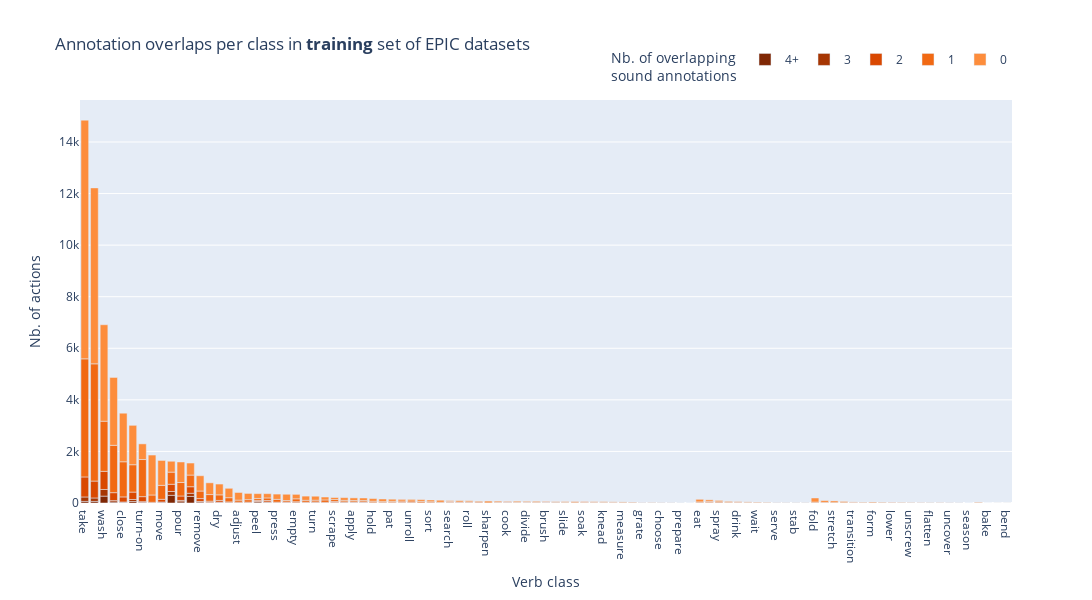
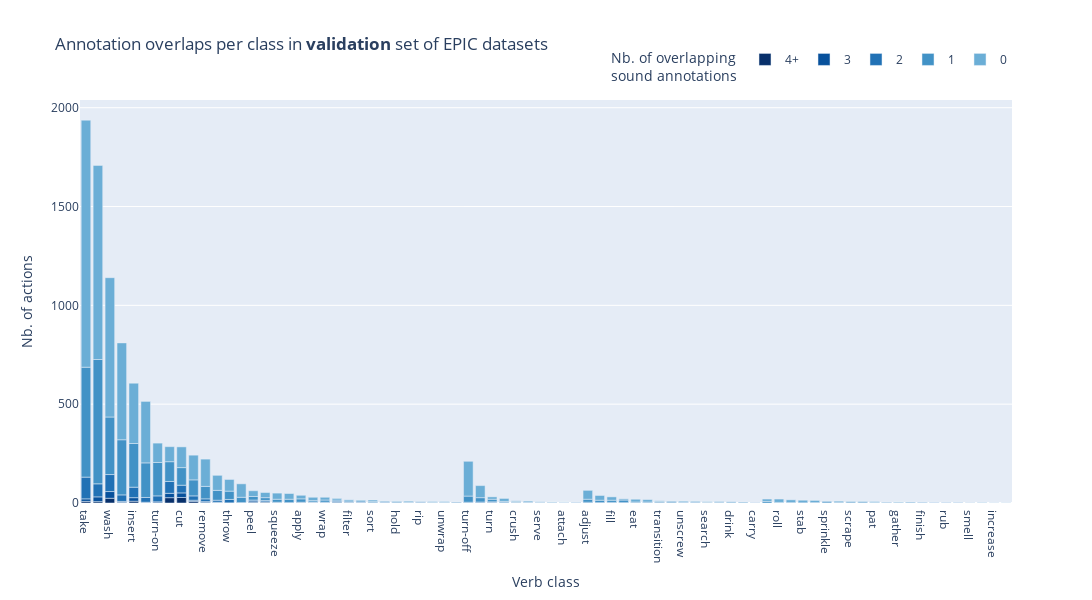

Notebook cell for these charts, in order:
### Code cell
plot_overlaps_per_class(train_overlaps, "training")
plot_overlaps_per_class(val_overlaps, "validation")

### Figure 1 — Plotly figure (JSON) as saved in the notebook; plotly's stock layout.template omitted (floating-point values rounded to 4 significant figures)
{"data": [{"alignmentgroup": "True", "hovertemplate": "Nb. of overlapping<br>sound annotations=4+<br>Verb class=%{x}<br>Nb. of actions=%{y}<extra></extra>", "legendgroup": "4+", "marker": {"color": "rgb(127,39,4)", "pattern": {"shape": ""}}, "name": "4+", "offsetgroup": "4+", "orientation": "v", "showlegend": true, "textposition": "auto", "type": "bar", "x": ["take", "put", "wash", "open", "close", "insert", "turn-on", "turn-off", "move", "cut", "pour", "mix", "remove", "throw", "dry", "shake", "adjust", "squeeze", "peel", "scoop", "press", "flip", "empty", "check", "turn", "fill", "scrape", "scrub", "apply", "break", "hold", "lift", "pat", "filter", "unroll", "pull", "sort", "look", "search", "sprinkle", "roll", "rip", "sharpen", "rub", "cook", "add", "divide", "set", "brush", "crush", "slide", "coat", "soak", "gather", "knead", "attach", "measure", "wear", "grate", "screw", "choose", "unwrap", "prepare", "unfreeze"], "xaxis": "x", "y": [63, 62, 267, 37, 17, 58, 20, 2, 16, 298, 46, 254, 35, 8, 17, 6, 1, 6, 41, 26, 6, 7, 7, 4, 6, 2, 18, 6, 13, 12, 4, 1, 3, 3, 5, 1, 3, 3, 9, 3, 3, 1, 1, 2, 15, 6, 9, 7, 10, 8, 4, 1, 1, 1, 1, 2, 2, 1, 4, 1, 1, 4, 3, 1], "yaxis": "y"}, {"alignmentgroup": "True", "hovertemplate": "Nb. of overlapping<br>sound annotations=3<br>Verb class=%{x}<br>Nb. of actions=%{y}<extra></extra>", "legendgroup": "3", "marker": {"color": "rgb(166,54,3)", "pattern": {"shape": ""}}, "name": "3", "offsetgroup": "3", "orientation": "v", "showlegend": true, "textposition": "auto", "type": "bar", "x": ["take", "put", "wash", "open", "close", "insert", "turn-on", "turn-off", "move", "cut", "pour", "mix", "remove", "throw", "dry", "shake", "adjust", "squeeze", "peel", "scoop", "press", "flip", "empty", "check", "turn", "fill", "scrape", "scrub", "apply", "break", "lift", "pat", "eat", "filter", "unroll", "pull", "wrap", "sort", "look", "spray", "search", "sprinkle", "roll", "rip", "sharpen", "rub", "cook", "add", "divide", "set", "brush", "crush", "feel", "slide", "soak", "drink", "gather", "knead", "attach", "water", "measure", "wait", "increase", "grate", "screw", "choose", "serve", "unwrap", "switch", "stab", "carry"], "xaxis": "x", "y": [171, 133, 257, 56, 23, 78, 32, 2, 24, 148, 53, 123, 25, 15, 18, 9, 6, 4, 20, 15, 6, 9, 7, 9, 10, 6, 5, 12, 9, 12, 3, 2, 4, 7, 3, 1, 4, 1, 2, 4, 6, 5, 2, 3, 1, 3, 5, 5, 4, 1, 7, 3, 1, 2, 1, 2, 4, 3, 1, 1, 2, 1, 1, 2, 1, 2, 3, 1, 1, 1, 1], "yaxis": "y"}, {"alignmentgroup": "True", "hovertemplate": "Nb. of overlapping<br>sound annotations=2<br>Verb class=%{x}<br>Nb. of actions=%{y}<extra></extra>", "legendgroup": "2", "marker": {"color": "rgb(217,72,1)", "pattern": {"shape": ""}}, "name": "2", "offsetgroup": "2", "orientation": "v", "showlegend": true, "textposition": "auto", "type": "bar", "x": ["take", "put", "wash", "open", "close", "insert", "turn-on", "turn-off", "move", "cut", "pour", "mix", "remove", "throw", "dry", "shake", "adjust", "squeeze", "peel", "scoop", "press", "flip", "empty", "check", "turn", "fill", "scrape", "scrub", "apply", "fold", "break", "hold", "lift", "pat", "eat", "filter", "unroll", "pull", "wrap", "sort", "look", "spray", "hang", "search", "sprinkle", "roll", "stretch", "rip", "sharpen", "rub", "cook", "add", "divide", "set", "brush", "crush", "drop", "slide", "soak", "coat", "drink", "gather", "knead", "attach", "water", "transition", "measure", "wear", "turn-down", "form", "use", "wait", "lower", "increase", "let-go", "grate", "screw", "unscrew", "lock", "flatten", "choose", "serve", "finish", "unwrap", "switch", "stab", "uncover", "carry", "unlock", "season"], "xaxis": "x", "y": [777, 656, 704, 308, 196, 287, 194, 24, 103, 281, 173, 254, 111, 47, 65, 28, 26, 24, 43, 56, 21, 24, 36, 19, 25, 16, 34, 27, 22, 9, 20, 11, 13, 13, 9, 16, 10, 8, 15, 9, 5, 8, 5, 14, 8, 13, 1, 9, 1, 9, 8, 4, 9, 3, 9, 8, 3, 5, 6, 1, 3, 3, 5, 5, 3, 2, 3, 9, 8, 3, 3, 2, 1, 2, 2, 3, 2, 2, 2, 4, 3, 2, 1, 2, 4, 3, 1, 1, 1, 1], "yaxis": "y"}, {"alignmentgroup": "True", "hovertemplate": "Nb. of overlapping<br>sound annotations=1<br>Verb class=%{x}<br>Nb. of actions=%{y}<extra></extra>", "legendgroup": "1", "marker": {"color": "rgb(241,105,19)", "pattern": {"shape": ""}}, "name": "1", "offsetgroup": "1", "orientation": "v", "showlegend": true, "textposition": "auto", "type": "bar", "x": ["take", "put", "wash", "open", "close", "insert", "turn-on", "turn-off", "move", "cut", "pour", "mix", "remove", "throw", "dry", "shake", "adjust", "squeeze", "peel", "scoop", "press", "flip", "empty", "check", "turn", "fill", "scrape", "scrub", "apply", "fold", "break", "hold", "lift", "pat", "eat", "filter", "unroll", "pull", "wrap", "sort", "look", "spray", "hang", "search", "sprinkle", "roll", "stretch", "rip", "sharpen", "rub", "cook", "add", "divide", "set", "brush", "crush", "feel", "drop", "slide", "soak", "coat", "drink", "gather", "knead", "attach", "water", "transition", "measure", "wear", "turn-down", "form", "use", "wait", "lower", "smell", "increase", "let-go", "grate", "screw", "unscrew", "lock", "flatten", "choose", "serve", "finish", "switch", "stab", "uncover", "carry", "unlock", "prepare", "bake"], "xaxis": "x", "y": [4580, 4546, 1944, 1836, 1363, 1061, 1440, 282, 541, 470, 523, 452, 293, 257, 216, 163, 79, 95, 73, 99, 108, 56, 112, 73, 68, 94, 76, 58, 53, 28, 51, 52, 37, 46, 30, 48, 59, 52, 44, 35, 18, 36, 16, 26, 23, 26, 14, 34, 2, 18, 19, 12, 14, 15, 13, 26, 17, 11, 15, 16, 10, 20, 19, 13, 13, 14, 19, 8, 7, 10, 3, 11, 8, 15, 6, 8, 9, 10, 6, 4, 3, 3, 2, 4, 1, 2, 3, 5, 2, 2, 1, 1], "yaxis": "y"}, {"alignmentgroup": "True", "hovertemplate": "Nb. of overlapping<br>sound annotations=0<br>Verb class=%{x}<br>Nb. of actions=%{y}<extra></extra>", "legendgroup": "0", "marker": {"color": "rgb(253,141,60)", "pattern": {"shape": ""}}, "name": "0", "offsetgroup": "0", "orientation": "v", "showlegend": true, "textposition": "auto", "type": "bar", "x": ["take", "put", "wash", "open", "close", "insert", "turn-on", "turn-off", "move", "cut", "pour", "mix", "remove", "throw", "dry", "shake", "adjust", "squeeze", "peel", "scoop", "press", "flip", "empty", "check", "turn", "fill", "scrape", "scrub", "apply", "fold", "break", "hold", "lift", "pat", "eat", "filter", "unroll", "pull", "wrap", "sort", "look", "spray", "hang", "search", "sprinkle", "roll", "stretch", "rip", "sharpen", "rub", "cook", "add", "divide", "set", "brush", "crush", "feel", "drop", "slide", "soak", "coat", "drink", "gather", "knead", "attach", "water", "transition", "measure", "wear", "turn-down", "form", "use", "wait", "lower", "smell", "increase", "let-go", "grate", "screw", "unscrew", "lock", "flatten", "choose", "serve", "finish", "unwrap", "switch", "stab", "uncover", "carry", "unlock", "season", "mark", "bend", "unfreeze"], "xaxis": "x", "y": [9256, 6823, 3741, 2632, 1883, 1528, 607, 1550, 966, 422, 796, 467, 593, 456, 419, 364, 296, 242, 186, 166, 205, 243, 173, 162, 154, 114, 80, 105, 101, 158, 100, 105, 102, 83, 100, 66, 62, 70, 59, 68, 80, 51, 72, 37, 52, 43, 65, 30, 69, 41, 24, 42, 30, 39, 24, 17, 43, 46, 30, 31, 43, 28, 25, 29, 24, 25, 21, 27, 23, 20, 30, 20, 22, 16, 22, 15, 15, 6, 11, 12, 9, 7, 5, 3, 9, 4, 4, 3, 2, 4, 3, 1, 2, 2, 1], "yaxis": "y"}], "layout": {"barmode": "relative", "height": 600, "legend": {"orientation": "h", "title": {"text": "Nb. of overlapping<br>sound annotations"}, "tracegroupgap": 0, "x": 1, "xanchor": "right", "y": 1.02, "yanchor": "bottom"}, "title": {"text": "Annotation overlaps per class in <b>training</b> set of EPIC datasets"}, "width": 1200, "xaxis": {"anchor": "y", "domain": [0, 1], "title": {"text": "Verb class"}}, "yaxis": {"anchor": "x", "domain": [0, 1], "title": {"text": "Nb. of actions"}}}}

### Figure 2 — Plotly figure (JSON) as saved in the notebook; plotly's stock layout.template omitted (floating-point values rounded to 4 significant figures)
{"data": [{"alignmentgroup": "True", "hovertemplate": "Nb. of overlapping<br>sound annotations=4+<br>Verb class=%{x}<br>Nb. of actions=%{y}<extra></extra>", "legendgroup": "4+", "marker": {"color": "rgb(8,48,107)", "pattern": {"shape": ""}}, "name": "4+", "offsetgroup": "4+", "orientation": "v", "showlegend": true, "textposition": "auto", "type": "bar", "x": ["take", "put", "wash", "open", "insert", "close", "turn-on", "mix", "cut", "pour", "remove", "move", "throw", "dry", "peel", "scoop", "squeeze", "empty", "apply", "add", "wrap", "knead", "filter", "cook", "sort", "break", "hold", "brush", "rip", "divide", "unwrap", "screw"], "xaxis": "x", "y": [8, 7, 24, 3, 9, 2, 1, 27, 28, 8, 2, 3, 1, 1, 3, 4, 2, 1, 3, 2, 1, 3, 3, 1, 1, 1, 1, 1, 1, 1, 1, 1], "yaxis": "y"}, {"alignmentgroup": "True", "hovertemplate": "Nb. of overlapping<br>sound annotations=3<br>Verb class=%{x}<br>Nb. of actions=%{y}<extra></extra>", "legendgroup": "3", "marker": {"color": "rgb(8,81,156)", "pattern": {"shape": ""}}, "name": "3", "offsetgroup": "3", "orientation": "v", "showlegend": true, "textposition": "auto", "type": "bar", "x": ["take", "put", "wash", "open", "insert", "close", "turn-on", "mix", "cut", "pour", "remove", "turn-off", "move", "shake", "peel", "scoop", "apply", "turn", "wrap", "add", "fold", "filter", "cook", "crush", "flip", "brush", "divide", "unwrap", "serve", "measure", "attach", "choose"], "xaxis": "x", "y": [13, 24, 34, 5, 18, 2, 5, 22, 23, 6, 5, 1, 1, 1, 7, 2, 1, 3, 1, 1, 1, 1, 1, 3, 1, 1, 1, 1, 1, 1, 1, 1], "yaxis": "y"}, {"alignmentgroup": "True", "hovertemplate": "Nb. of overlapping<br>sound annotations=2<br>Verb class=%{x}<br>Nb. of actions=%{y}<extra></extra>", "legendgroup": "2", "marker": {"color": "rgb(33,113,181)", "pattern": {"shape": ""}}, "name": "2", "offsetgroup": "2", "orientation": "v", "showlegend": true, "textposition": "auto", "type": "bar", "x": ["take", "put", "wash", "open", "insert", "close", "turn-on", "mix", "cut", "pour", "remove", "turn-off", "move", "throw", "dry", "shake", "adjust", "peel", "scoop", "squeeze", "empty", "check", "turn", "fill", "wrap", "add", "fold", "knead", "press", "eat", "soak", "sort", "cook", "crush", "transition", "flip", "break", "pull", "hold", "unscrew", "lift", "rip", "search", "unwrap", "season", "drink", "serve", "uncover", "attach", "carry"], "xaxis": "x", "y": [110, 66, 86, 33, 53, 24, 30, 60, 39, 22, 14, 3, 10, 17, 1, 4, 4, 5, 7, 2, 1, 2, 3, 3, 2, 2, 1, 6, 2, 1, 1, 1, 3, 1, 4, 1, 1, 1, 1, 1, 1, 1, 3, 1, 1, 1, 1, 1, 1, 1], "yaxis": "y"}, {"alignmentgroup": "True", "hovertemplate": "Nb. of overlapping<br>sound annotations=1<br>Verb class=%{x}<br>Nb. of actions=%{y}<extra></extra>", "legendgroup": "1", "marker": {"color": "rgb(66,146,198)", "pattern": {"shape": ""}}, "name": "1", "offsetgroup": "1", "orientation": "v", "showlegend": true, "textposition": "auto", "type": "bar", "x": ["take", "put", "wash", "open", "insert", "close", "turn-on", "mix", "cut", "pour", "remove", "turn-off", "move", "throw", "dry", "shake", "adjust", "peel", "scoop", "squeeze", "empty", "apply", "check", "turn", "fill", "wrap", "add", "fold", "knead", "press", "scrub", "roll", "eat", "soak", "filter", "spray", "sort", "cook", "stab", "set", "crush", "transition", "flip", "break", "pull", "hold", "sprinkle", "hang", "brush", "unscrew", "scrape", "lift", "look", "rip", "pat", "search", "divide", "season", "serve", "drop", "gather", "turn-down", "measure", "attach", "screw", "finish", "choose", "unroll", "rub", "wear", "smell"], "xaxis": "x", "y": [556, 629, 291, 279, 221, 175, 169, 100, 89, 81, 63, 31, 50, 42, 27, 22, 15, 18, 14, 15, 17, 17, 12, 13, 11, 11, 7, 6, 6, 13, 8, 3, 4, 4, 6, 2, 5, 6, 1, 2, 3, 3, 3, 4, 5, 5, 6, 2, 1, 3, 5, 1, 5, 4, 3, 2, 1, 1, 2, 2, 4, 1, 3, 1, 3, 1, 1, 1, 1, 1, 1], "yaxis": "y"}, {"alignmentgroup": "True", "hovertemplate": "Nb. of overlapping<br>sound annotations=0<br>Verb class=%{x}<br>Nb. of actions=%{y}<extra></extra>", "legendgroup": "0", "marker": {"color": "rgb(107,174,214)", "pattern": {"shape": ""}}, "name": "0", "offsetgroup": "0", "orientation": "v", "showlegend": true, "textposition": "auto", "type": "bar", "x": ["take", "put", "wash", "open", "insert", "close", "turn-on", "mix", "cut", "pour", "remove", "turn-off", "move", "throw", "dry", "shake", "adjust", "peel", "scoop", "squeeze", "empty", "apply", "check", "turn", "fill", "wrap", "add", "fold", "knead", "press", "scrub", "roll", "eat", "soak", "filter", "spray", "sort", "cook", "stab", "set", "crush", "transition", "flip", "break", "pull", "hold", "sprinkle", "hang", "brush", "unscrew", "scrape", "lift", "look", "rip", "pat", "search", "divide", "unwrap", "season", "drink", "serve", "drop", "gather", "turn-down", "measure", "uncover", "attach", "finish", "choose", "unroll", "rub", "wear", "carry", "bake", "increase", "wait"], "xaxis": "x", "y": [1250, 982, 705, 490, 305, 311, 98, 76, 105, 125, 138, 176, 76, 59, 68, 61, 45, 29, 26, 31, 29, 18, 24, 12, 17, 14, 17, 15, 8, 6, 12, 17, 14, 12, 6, 14, 8, 4, 13, 11, 4, 4, 5, 4, 4, 3, 4, 7, 6, 5, 3, 6, 3, 2, 4, 2, 4, 4, 5, 5, 2, 3, 1, 4, 1, 4, 1, 3, 2, 2, 2, 2, 1, 2, 1, 1], "yaxis": "y"}], "layout": {"barmode": "relative", "height": 600, "legend": {"orientation": "h", "title": {"text": "Nb. of overlapping<br>sound annotations"}, "tracegroupgap": 0, "x": 1, "xanchor": "right", "y": 1.02, "yanchor": "bottom"}, "title": {"text": "Annotation overlaps per class in <b>validation</b> set of EPIC datasets"}, "width": 1200, "xaxis": {"anchor": "y", "domain": [0, 1], "title": {"text": "Verb class"}}, "yaxis": {"anchor": "x", "domain": [0, 1], "title": {"text": "Nb. of actions"}}}}
